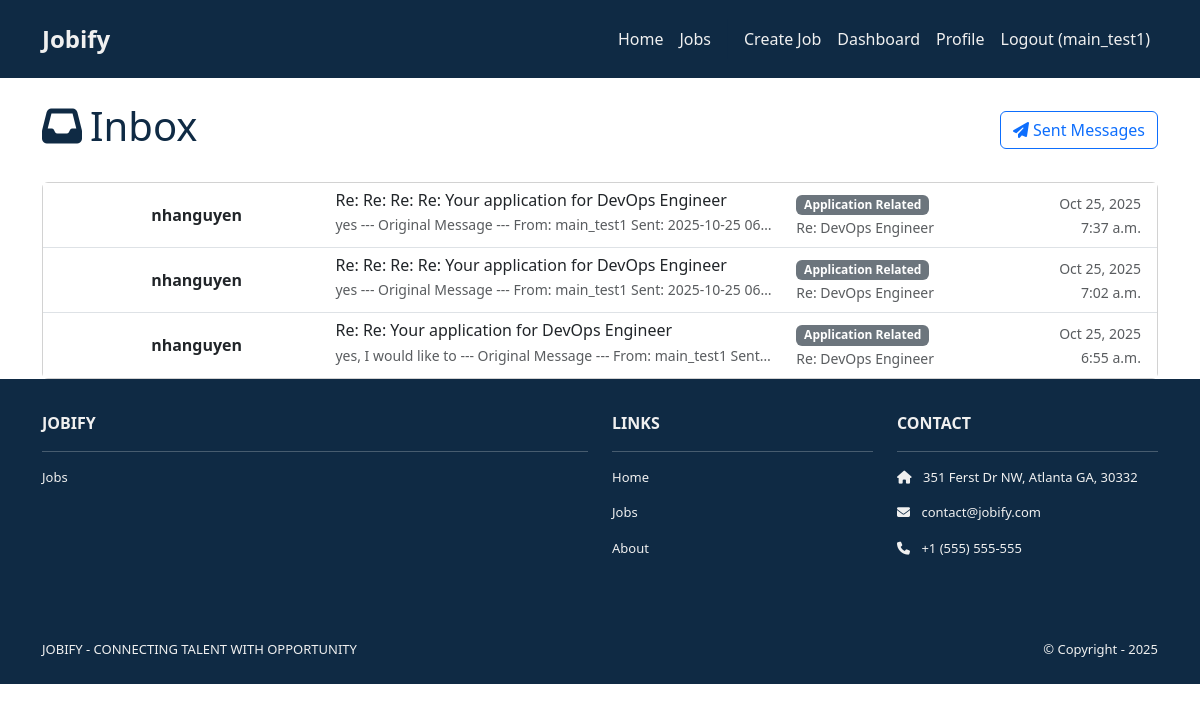
The page /jobs/messages/inbox/ (signed in) on the database its author committed.
### jobs/models.py (models this page shows, shortened)
class Message(models.Model):
    MESSAGE_TYPES = [
        ('application', 'Application Related'),
        ('interview', 'Interview Invitation'),
        ('offer', 'Job Offer'),
        ('general', 'General Inquiry'),
        ('rejection', 'Rejection'),
    ]
    sender = models.ForeignKey(User, on_delete=models.CASCADE, related_name='sent_messages')
    recipient = models.ForeignKey(User, on_delete=models.CASCADE, related_name='received_messages')
    application = models.ForeignKey(
        Application,
        on_delete=models.CASCADE,
        related_name='messages',
        null=True,
        blank=True
    )
    subject = models.CharField(max_length=200)
    content = models.TextField()
    message_type = models.CharField(max_length=20, choices=MESSAGE_TYPES, default='application')
    is_read = models.BooleanField(default=False)
    sent_at = models.DateTimeField(auto_now_add=True)
    email_sent = models.BooleanField(default=False)
    email_sent_at = models.DateTimeField(null=True, blank=True)
    email_failed = models.BooleanField(default=False)
    email_failure_reason = models.TextField(blank=True)
    class Meta:
        ordering = ['-sent_at']

class Application(models.Model):
    APPLICATION_STATUS_CHOICES = [
        ("applied", "Applied"),
        ("reviewed", "Reviewed"),
        ("interview", "Interview"),
        ("offer", "Offer"),
        ("closed", "Closed"),
    ]
    job = models.ForeignKey(Job, on_delete=models.CASCADE, related_name="applications")
    applicant = models.ForeignKey(
        User, on_delete=models.CASCADE, related_name="job_applications"
    )
    application_note = models.TextField(
        help_text="Why are you interested in this position?"
    )
    applied_at = models.DateTimeField(auto_now_add=True)
    status = models.CharField(
        max_length=20, choices=APPLICATION_STATUS_CHOICES, default="applied"
    )
    resume = models.FileField(upload_to="resumes/", blank=True, null=True)
    class Meta:
        unique_together = ["job", "applicant"]

class Job(models.Model):
    JOB_TYPE_CHOICES = [
        ("full_time", "Full Time"),
        ("part_time", "Part Time"),
        ("contract", "Contract"),
        ("internship", "Internship"),
        ("remote", "Remote"),
    ]
    EXPERIENCE_LEVEL_CHOICES = [
        ("entry", "Entry Level"),
        ("mid", "Mid Level"),
        ("senior", "Senior Level"),
        ("lead", "Lead"),
    ]
    title = models.CharField(max_length=255)
    company = models.CharField(max_length=255)
    location = models.CharField(max_length=255)
    latitude = models.FloatField(null=True, blank=True)
    longitude = models.FloatField(null=True, blank=True)
    description = models.TextField()
    requirements = models.TextField(blank=True)
    salary_range = models.CharField(max_length=100, blank=True)
    job_type = models.CharField(
        max_length=20, choices=JOB_TYPE_CHOICES, default="full_time"
    )
    experience_level = models.CharField(
        max_length=20, choices=EXPERIENCE_LEVEL_CHOICES, default="mid"
    )
    posted_at = models.DateTimeField(auto_now_add=True)
    is_active = models.BooleanField(default=True)
    employer = models.ForeignKey(
        User,
        on_delete=models.CASCADE,
        related_name="posted_jobs",
        null=True,  # Make nullable for existing data
        blank=True
    )
    application_email = models.EmailField(blank=True)

### jobs/views.py (the view)
# urls.py: path('messages/inbox/', views.inbox, name='inbox'),
@login_required
def inbox(request):
    user_messages = Message.objects.filter(recipient=request.user).order_by('-sent_at')
    unread_count = user_messages.filter(is_read=False).count()
    user_messages.filter(is_read=False).update(is_read=True)
    context = {
        'user_messages': user_messages,
        'unread_count': unread_count
    }
    return render(request, 'jobs/inbox.html', context)

### jobs/templates/jobs/inbox.html (shortened to what this page needs)
{% extends 'base.html' %}
{% load static %}
{% block content %}
<div class="container mt-4">
    <div class="row">
        <div class="col-12">
            <div class="d-flex justify-content-between align-items-center mb-4">
                <h1 class="navy-text">
                    <i class="fas fa-inbox me-2"></i>Inbox
                </h1>
                <a href="{% url 'sent_messages' %}" class="btn btn-outline-primary">
                    <i class="fas fa-paper-plane me-1"></i>Sent Messages
                </a>
            </div>
            {% if user_messages %}
            <div class="card">
                <div class="card-body p-0">
                    <div class="list-group list-group-flush">
                        {% for message in user_messages %}
                        <a href="{% url 'message_detail' message.id %}"
                           class="list-group-item list-group-item-action {% if not message.is_read %}bg-light{% endif %}">
                            <div class="row align-items-center">
                                <div class="col-md-2">
                                    <strong>{{ message.sender.get_full_name|default:message.sender.username }}</strong>
                                </div>
                                <div class="col-md-5">
                                    <h6 class="mb-1">{{ message.subject }}</h6>
                                    <p class="mb-1 text-muted small text-truncate">{{ message.content }}</p>
                                </div>
                                <div class="col-md-2">
                                    <span class="badge bg-secondary">{{ message.get_message_type_display }}</span>
                                    {% if message.application %}
                                    <br><small class="text-muted">Re: {{ message.application.job.title }}</small>
                                    {% endif %}
                                </div>
                                <div class="col-md-2 text-end">
                                    <small class="text-muted">{{ message.sent_at|date:"M d, Y" }}</small>
                                    <br><small class="text-muted">{{ message.sent_at|time }}</small>
                                </div>
                            </div>
                        </a>
                        {% endfor %}
                    </div>
                </div>
            </div>
            {% else %}
            <div class="alert alert-info text-center">
                <i class="fas fa-inbox fa-2x mb-3"></i>
                <h4>No messages yet</h4>
                <p class="mb-0">When recruiters message you, they'll appear here.</p>
            </div>
            {% endif %}
        </div>
    </div>
</div>
{% endblock %}

### templates/base.html (shortened to what this page needs)
<!DOCTYPE html>
<html>
  {% load static %}
  <head>
    <link href="https://cdn.jsdelivr.net/npm/bootstrap@5.3.3/dist/css/bootstrap.min.css" rel="stylesheet">
    <link rel="stylesheet" href="https://cdnjs.cloudflare.com/ajax/libs/font-awesome/6.1.1/css/all.min.css">
    <link rel="stylesheet" type="text/css" href="{% static 'css/style.css' %}">
  </head>
  <body>
    <nav class="p-3 navbar navbar-dark navy-header navbar-expand-lg">
      <div class="container">
        <a class="navbar-brand" href="{% url 'home.index' %}">
          <span class="eggshell-text fw-bold fs-4">Jobify</span>
        </a>
        <div class="collapse navbar-collapse" id="navbarNavAltMarkup">
          <div class="navbar-nav ms-auto navbar-ml">
            <a class="nav-link navy-text" href="{% url 'home.index' %}">Home</a>
            <a class="nav-link navy-text" href="{% url 'job_list' %}">Jobs</a>
            {% if user.is_authenticated %}
              {% if user.profile.user_type == 'recruiter' %}
                <a class="nav-link navy-text" href="{% url 'create_job' %}">Create Job</a>
                <a class="nav-link navy-text" href="{% url 'recruiter_dashboard' %}">Dashboard</a>
                <a class="nav-link navy-text" href="{% url 'accounts.profile' %}">Profile</a>
              {% else %}
                <a class="nav-link navy-text" href="{% url 'user_dashboard' %}">Dashboard</a>
                <a class="nav-link navy-text" href="{% url 'accounts.profile' %}">Profile</a>
              {% endif %}
              <a class="nav-link navy-text" href="{% url 'accounts.logout' %}">Logout ({{user.username }})</a>
            {% else %}
            <a class="nav-link navy-text" href="{% url 'accounts.signup' %}">Sign Up</a>
            <a class="nav-link navy-text" href="{% url 'accounts.login' %}">Login</a>
            {% endif %}
          </div>
        </div>
      </div>
    </nav>
    <div>
      {% block content %}
      {% endblock content %}
    </div>
    <section class="p-3 ms-footer d-none d-md-block">
      <div class="container">
        <div class="row mt-3 eggshell-text">
          <div class="col-md-6 col-lg-6 col-xl-6 mx-auto mb-4">
            <b>JOBIFY</b>
            <hr />
            <p><a class="nav-link" href="{% url 'job_list' %}">Jobs</a></p>
          </div>
          <div class="col-md-3 col-lg-3 col-xl-3 mx-auto mb-4">
            <b>LINKS</b>
            <hr />
            <p><a class="nav-link" href="{% url 'home.index' %}">Home</a></p>
            <p><a class="nav-link" href="#">Jobs</a></p>
            <p><a class="nav-link" href="#">About</a></p>
          </div>
          <div class="col-md-3 col-lg-3 col-xl-3 mx-auto mb-4">
            <b>CONTACT</b>
            <hr />
            <p><i class="fas fa-home me-2"></i> 351 Ferst Dr NW, Atlanta GA, 30332</p>
            <p><i class="fas fa-envelope me-2"></i> contact@jobify.com</p>
            <p><i class="fas fa-phone me-2"></i> +1 (555) 555-555</p>
          </div>
        </div>
      </div>
    </section>
    <section class="p-3 ms-footer-bottom bg-dark">
      <div class="container d-flex justify-content-between">
        <div class="me-5 eggshell-text">
          <span>JOBIFY - CONNECTING TALENT WITH OPPORTUNITY</span>
        </div>
        <div class="eggshell-text">
          <span>© Copyright - 2025</span>
        </div>
      </div>
    </section>
  </body>
</html>

### jobsite/static/css/style.css (style rules this page uses)
html .eggshell-text, html .eggshell-text *, html .eggshell-text h1, html .eggshell-text h2, html .eggshell-text h3, html .eggshell-text h4, html .eggshell-text h5, html .eggshell-text h6, html .eggshell-text p, html .eggshell-text span, html .eggshell-text a, html .eggshell-text div { color: #F0F0F0 !important; }
.navbar a.nav-link { color: #F0F0F0 !important; }
.bg-dark { background-color: #0f2a44 !important; }
.ms-footer { background-color: #0f2a44; }
.ms-footer p { color: #F0F0F0; font-size: 13px; }
.ms-footer-bottom span { font-size: 13px; line-height: 38px; }
.navy-header { background-color: #0f2a44 !important; }
.navy-text { color: #0f2a44 !important; }
.eggshell-text, .eggshell-text *, .eggshell-text a, .eggshell-text span, .eggshell-text h1, .eggshell-text h2, .eggshell-text h3, .eggshell-text h4, .eggshell-text h5, .eggshell-text h6, .eggshell-text p, .eggshell-text div, .eggshell-text b, .eggshell-text strong, .eggshell-text i, .eggshell-text em { color: #F0F0F0 !important; }

### templates/base.html (style rules this page uses)
.eggshell-text, .eggshell-text * { color: #F0F0F0 !important; }
.navy-text, .navy-text * { color: #0f2a44 !important; }
.navbar-brand .eggshell-text { color: #F0F0F0 !important; }

### rows shown on the page
Message: sender.get_full_name "nhanguyen", subject "Re: Re: Re: Re: Your application for DevOps Engineer", content "yes --- Original Message --- From: main_test1 Sent: 2025-10-25 06…", message_type "Application Related", application.job "DevOps Engineer", sent_at "Oct 25, 2025", sent_at "7:37 a.m."
Message: sender.get_full_name "nhanguyen", subject "Re: Re: Re: Re: Your application for DevOps Engineer", content "yes --- Original Message --- From: main_test1 Sent: 2025-10-25 06…", message_type "Application Related", application.job "DevOps Engineer", sent_at "Oct 25, 2025", sent_at "7:02 a.m."
Message: sender.get_full_name "nhanguyen", subject "Re: Re: Your application for DevOps Engineer", content "yes, I would like to --- Original Message --- From: main_test1 Sent…", message_type "Application Related", application.job "DevOps Engineer", sent_at "Oct 25, 2025", sent_at "6:55 a.m."

### other values the page prints
{{ user.username }} "main_test1"
